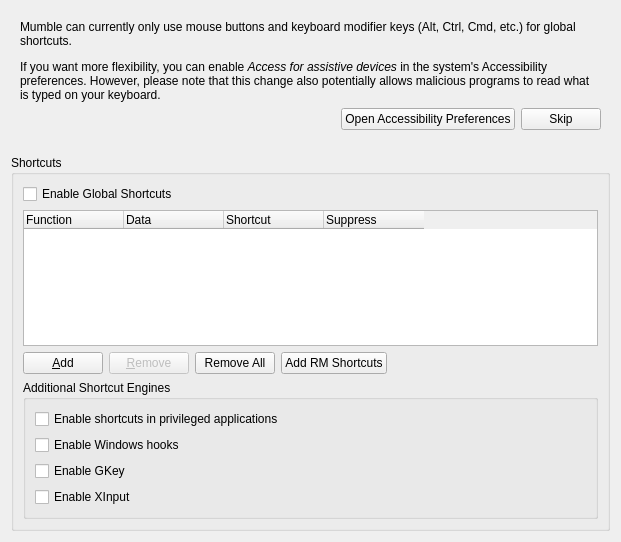
<?xml version="1.0" encoding="UTF-8"?>
<ui version="4.0">
 <class>GlobalShortcut</class>
 <widget class="QWidget" name="GlobalShortcut">
  <property name="geometry">
   <rect>
    <x>0</x>
    <y>0</y>
    <width>621</width>
    <height>542</height>
   </rect>
  </property>
  <layout class="QVBoxLayout" name="verticalLayout">
   <item>
    <widget class="QWidget" name="qwWarningContainer" native="true">
     <layout class="QVBoxLayout">
      <property name="leftMargin">
       <number>0</number>
      </property>
      <property name="topMargin">
       <number>0</number>
      </property>
      <property name="rightMargin">
       <number>0</number>
      </property>
      <property name="bottomMargin">
       <number>0</number>
      </property>
      <item>
       <widget class="QWidget" name="qwMacWarning" native="true">
        <layout class="QVBoxLayout" name="verticalLayout_4">
         <item>
          <widget class="QLabel" name="label">
           <property name="text">
            <string>&lt;html&gt;&lt;head/&gt;&lt;body&gt;&lt;p&gt;Mumble can currently only use mouse buttons and keyboard modifier keys (Alt, Ctrl, Cmd, etc.) for global shortcuts.&lt;/p&gt;&lt;p&gt;If you want more flexibility, you can enable &lt;span style=&quot; font-style:italic;&quot;&gt;Access for assistive devices&lt;/span&gt; in the system's Accessibility preferences. However, please note that this change also potentially allows malicious programs to read what is typed on your keyboard.&lt;/p&gt;&lt;/body&gt;&lt;/html&gt;</string>
           </property>
           <property name="textFormat">
            <enum>Qt::RichText</enum>
           </property>
           <property name="wordWrap">
            <bool>true</bool>
           </property>
          </widget>
         </item>
         <item>
          <layout class="QHBoxLayout" name="horizontalLayout_2">
           <item>
            <spacer name="horizontalSpacer_2">
             <property name="orientation">
              <enum>Qt::Horizontal</enum>
             </property>
             <property name="sizeHint" stdset="0">
              <size>
               <width>40</width>
               <height>20</height>
              </size>
             </property>
            </spacer>
           </item>
           <item>
            <widget class="QPushButton" name="qpbOpenAccessibilityPrefs">
             <property name="text">
              <string>Open Accessibility Preferences</string>
             </property>
            </widget>
           </item>
           <item>
            <widget class="QPushButton" name="qpbSkipWarning">
             <property name="text">
              <string>Skip</string>
             </property>
            </widget>
           </item>
          </layout>
         </item>
        </layout>
       </widget>
      </item>
      <item>
       <spacer name="verticalSpacer">
        <property name="orientation">
         <enum>Qt::Vertical</enum>
        </property>
        <property name="sizeType">
         <enum>QSizePolicy::Fixed</enum>
        </property>
        <property name="sizeHint" stdset="0">
         <size>
          <width>20</width>
          <height>10</height>
         </size>
        </property>
       </spacer>
      </item>
     </layout>
    </widget>
   </item>
   <item>
    <widget class="QGroupBox" name="qgbShortcuts">
     <property name="title">
      <string>Shortcuts</string>
     </property>
     <layout class="QVBoxLayout" name="verticalLayout_3">
      <item>
       <layout class="QVBoxLayout" name="verticalLayout_2">
        <item>
         <widget class="QCheckBox" name="qcbEnableGlobalShortcuts">
          <property name="text">
           <string>Enable Global Shortcuts</string>
          </property>
         </widget>
        </item>
        <item>
         <widget class="QTreeWidget" name="qtwShortcuts">
          <property name="toolTip">
           <string>List of configured shortcuts</string>
          </property>
          <property name="editTriggers">
           <set>QAbstractItemView::AllEditTriggers</set>
          </property>
          <property name="alternatingRowColors">
           <bool>true</bool>
          </property>
          <property name="rootIsDecorated">
           <bool>false</bool>
          </property>
          <property name="uniformRowHeights">
           <bool>true</bool>
          </property>
          <attribute name="headerDefaultSectionSize">
           <number>100</number>
          </attribute>
          <attribute name="headerMinimumSectionSize">
           <number>50</number>
          </attribute>
          <attribute name="headerStretchLastSection">
           <bool>false</bool>
          </attribute>
          <column>
           <property name="text">
            <string>Function</string>
           </property>
          </column>
          <column>
           <property name="text">
            <string>Data</string>
           </property>
          </column>
          <column>
           <property name="text">
            <string>Shortcut</string>
           </property>
          </column>
          <column>
           <property name="text">
            <string>Suppress</string>
           </property>
          </column>
         </widget>
        </item>
       </layout>
      </item>
      <item>
       <layout class="QHBoxLayout" name="horizontalLayout">
        <item>
         <widget class="QPushButton" name="qpbAdd">
          <property name="toolTip">
           <string>Add new shortcut</string>
          </property>
          <property name="whatsThis">
           <string>This will add a new global shortcut</string>
          </property>
          <property name="text">
           <string>&amp;Add</string>
          </property>
         </widget>
        </item>
        <item>
         <widget class="QPushButton" name="qpbRemove">
          <property name="enabled">
           <bool>false</bool>
          </property>
          <property name="toolTip">
           <string>Remove selected shortcut</string>
          </property>
          <property name="whatsThis">
           <string>This will permanently remove a selected shortcut.</string>
          </property>
          <property name="text">
           <string>&amp;Remove</string>
          </property>
         </widget>
        </item>
        <item>
         <widget class="QPushButton" name="RemoveAll">
          <property name="toolTip">
           <string>Remove all the shortcuts</string>
          </property>
          <property name="whatsThis">
           <string>This will permanently remove all the shortcuts.</string>
          </property>
          <property name="text">
           <string>Remove All</string>
          </property>
         </widget>
        </item>
        <item>
         <widget class="QPushButton" name="AddRmShortcuts">
          <property name="toolTip">
           <string>Add all the RM shortcuts to the list.</string>
          </property>
          <property name="text">
           <string>Add RM Shortcuts</string>
          </property>
         </widget>
        </item>
        <item>
         <spacer name="horizontalSpacer">
          <property name="orientation">
           <enum>Qt::Horizontal</enum>
          </property>
          <property name="sizeHint" stdset="0">
           <size>
            <width>59</width>
            <height>20</height>
           </size>
          </property>
         </spacer>
        </item>
       </layout>
      </item>
      <item>
       <widget class="QGroupBox" name="qgbWindowsShortcutEngines">
        <property name="whatsThis">
         <string>&lt;b&gt;Additional Shortcut Engines&lt;/b&gt;&lt;br /&gt;This section allows you to configure the use of additional GlobalShortcut engines.</string>
        </property>
        <property name="title">
         <string>Additional Shortcut Engines</string>
        </property>
        <layout class="QVBoxLayout" name="verticalLayout_5">
         <item>
          <widget class="QCheckBox" name="qcbEnableUIAccess">
           <property name="whatsThis">
            <string>&lt;b&gt;Enable shortcuts in privileged applications&lt;/b&gt;.&lt;br /&gt;Also known as &quot;UIAccess&quot;. This allows Mumble to receive global shortcut events from programs running at high privilege levels, such as an Admin Command Prompt or older games that run with admin privileges.
&lt;br /&gt;&lt;br /&gt;
Without this option enabled, using Mumble's global shortcuts in privileged applications will not work. This can seem inconsistent: for example, if the Push-to-Talk button is pressed in a non-privileged program, but released in a privileged application, Mumble will not observe that it has been released and you will continue to talk until you press the Push-to-Talk button again.</string>
           </property>
           <property name="text">
            <string>Enable shortcuts in privileged applications</string>
           </property>
          </widget>
         </item>
         <item>
          <widget class="QCheckBox" name="qcbEnableWinHooks">
           <property name="whatsThis">
            <string>&lt;b&gt;Enable Windows hooks&lt;/b&gt;.&lt;br /&gt;This enables the Windows hooks shortcut engine. Using this engine allows Mumble to suppress keypresses and mouse clicks.</string>
           </property>
           <property name="text">
            <string>Enable Windows hooks</string>
           </property>
          </widget>
         </item>
         <item>
          <widget class="QCheckBox" name="qcbEnableGKey">
           <property name="whatsThis">
            <string>&lt;b&gt;Enable GKey&lt;/b&gt;.&lt;br /&gt;This setting enables support for the GKey shortcut engine, for &quot;G&quot;-keys found on Logitech keyboards.</string>
           </property>
           <property name="text">
            <string>Enable GKey</string>
           </property>
          </widget>
         </item>
         <item>
          <widget class="QCheckBox" name="qcbEnableXboxInput">
           <property name="whatsThis">
            <string>&lt;b&gt;Enable XInput&lt;/b&gt;&lt;br /&gt;This setting enables support for the XInput shortcut engine, for Xbox compatible controllers.</string>
           </property>
           <property name="text">
            <string>Enable XInput</string>
           </property>
          </widget>
         </item>
        </layout>
       </widget>
      </item>
     </layout>
    </widget>
   </item>
  </layout>
 </widget>
 <resources/>
 <connections/>
</ui>
